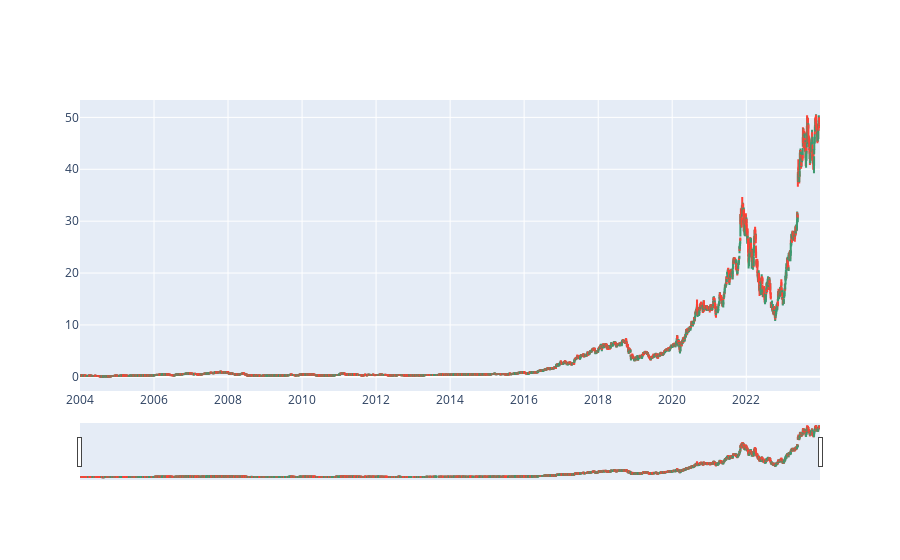

The cell this chart's notebook holds for it:
### Markdown cell above
# Candlestick View

### Code cell
fig = go.Figure(data=[go.Candlestick(
    x=df['Date'],
    open=df['Open'],
    high=df['High'],
    low=df['Low'],
    close=df['Close']
)])

fig.show()

### Figure 1 — Plotly figure (JSON) as saved in the notebook; plotly's stock layout.template omitted (floating-point values rounded to 4 significant figures; data arrays with more than 128 entries replaced by an {"elided": "..."} marker saying what was removed)
{"data": [{"close": {"elided": "5033 float values"}, "high": {"elided": "5033 float values"}, "low": {"elided": "5033 float values"}, "open": {"elided": "5033 float values"}, "type": "candlestick", "x": {"elided": "5033 str values"}}], "layout": {}}
